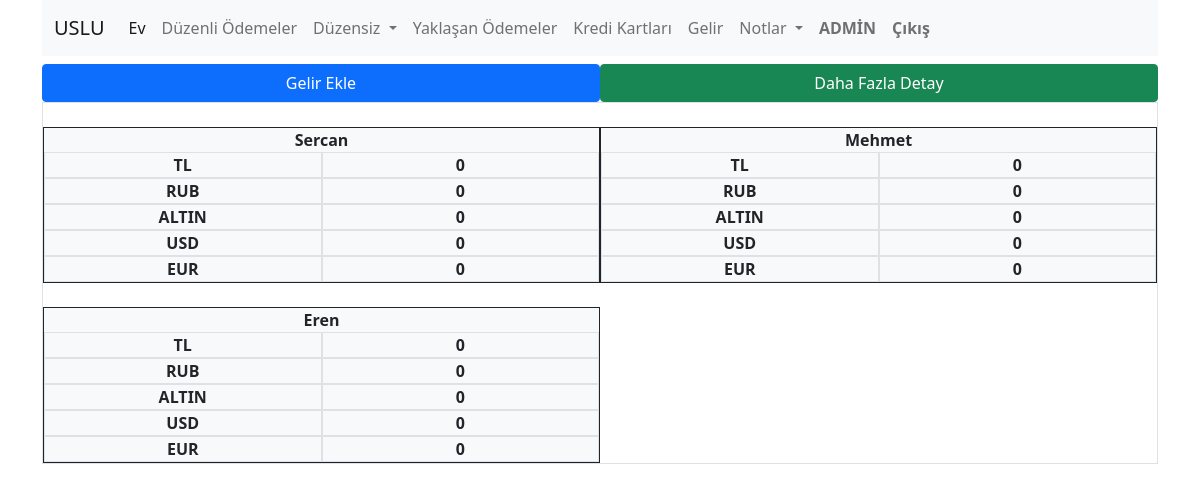
/gelir (signed in), run on the app's committed database.
### wejegeh/models.py (models this page shows, shortened)
class Sahibi(models.Model):
 başlık = models.CharField(max_length=100)#zorunlu

### wejegeh/views.py (the view)
# urls.py: path('gelir', views.gelir, name='gelir'),
@login_required()#normal kullanıcı login mi?
def gelir(request):
    bugun = datetime.now()
    tum_birim_kodlari = [birim[0] for birim in Gelir.BIRIM_CHOICES]
    kaynaklar = ["Sercan", "Mehmet", "Eren"]  # İlgili kaynakları listeleyin
    toplam_gelirler = {}
    for kaynak in kaynaklar:
        toplam_gelirler[kaynak] = {}  # Her bir kaynağın toplam gelirlerini saklamak için iç içe geçmiş bir sözlük
        for birim_kodu in tum_birim_kodlari:
            toplam_gelir = Gelir.objects.filter(
                birim=birim_kodu,
                sahibi__başlık=kaynak,
                tarih__month=bugun.month
            ).aggregate(toplam=Sum('miktar'))
            toplam_gelirler[kaynak][birim_kodu] = toplam_gelir["toplam"] or 0
    return render(request, 'wejegeh/gelir.html', {'toplam_gelirler': toplam_gelirler})

### wejegeh/templates/wejegeh/gelir.html (shortened to what this page needs)
{% extends 't_wejegeh.html' %}
{% load static %}
{% block css_files %}
    <link rel="stylesheet" href="{% static 'css/mystyle.css' %}">
    <link rel="stylesheet" href="https://cdnjs.cloudflare.com/ajax/libs/font-awesome/6.4.0/css/all.min.css">
{% endblock css_files %}
{% block orta_alan %}
<div class="container">
    <div class="row">
        <a href="http://127.0.0.1:8000/admin/wejegeh/gelir/add/" class="col-lg-6 col-12 mt-2  btn btn-primary">Gelir Ekle</a>
        <a href="http://127.0.0.1:8000/admin/wejegeh/gelir/" class="col-lg-6 col-12 mt-2  btn btn-success">Daha Fazla Detay</a>
    </div>
    <div class="row border  ">
        {% for kaynak, birim_gelirleri in toplam_gelirler.items %}
            <div class="col-12 border-dark  col-lg-6 border text-center fw-bold mt-4 bg-light">{{ kaynak }}
                {% for birim_kodu, gelir in birim_gelirleri.items %}
                <div class="row">
                    <div class="col-6 border">{{ birim_kodu }}</div>
                    <div class="col-6 border">{{ gelir }}</div>
                </div>
                {% endfor %}
            </div>
        {% endfor %}
    </div>
</div>
{% endblock orta_alan %}

### static/css/mystyle.css (style rules this page uses)
a { text-decoration: none; color: black; }

### data on the page
Sahibi: başlık "Sercan", birim_gelirleri "TL" "RUB" "ALTIN" "USD" "EUR", birim_gelirleri "0" "0" "0" "0" "0"
Sahibi: başlık "Mehmet", birim_gelirleri "TL" "RUB" "ALTIN" "USD" "EUR", birim_gelirleri "0" "0" "0" "0" "0"
Sahibi: başlık "Eren", birim_gelirleri "TL" "RUB" "ALTIN" "USD" "EUR", birim_gelirleri "0" "0" "0" "0" "0"
